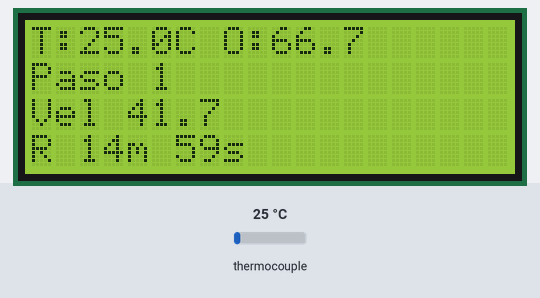
Bench run of a sketch on a simulated Arduino Uno, built with avr-gcc and run on an emulated ATmega328P. Shown: 20×4 character LCD. The inputs (shaded band) are chosen by the test bench; at power-on: thermocouple 25 °C. What the sketch prints to the serial monitor is not drawn.

Above: at 1.6 s.
1.7 s: thermocouple set to 75 °C
At 2.9 s:
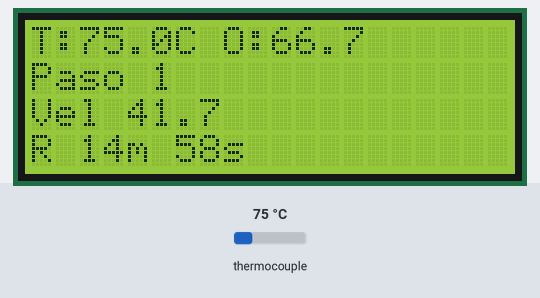
4.6 s: thermocouple set to 150 °C
At 5.6 s:
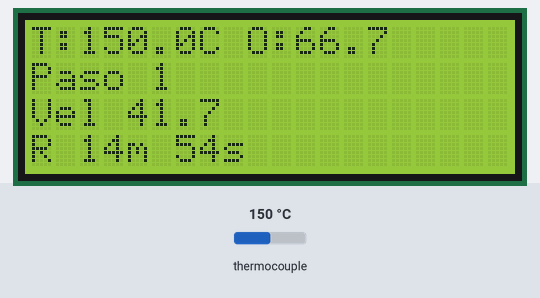
7.6 s: thermocouple set to 6 °C
At 10.5 s:
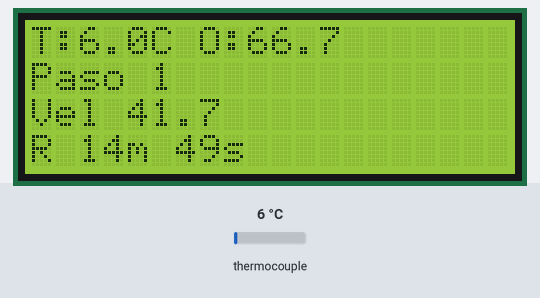
10.6 s: thermocouple set to 225 °C
At 12.1 s:
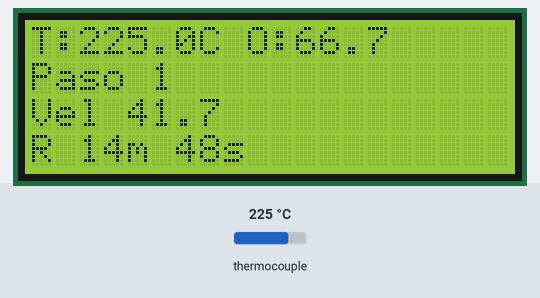
Timing chart, 0 to 13.6 s (numbered marks = the images above; inputs shaded):
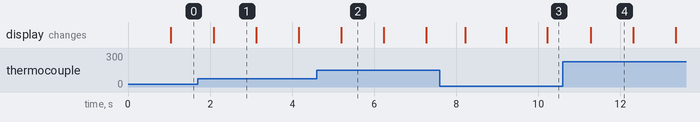

Measured:
- what the display in image 2 shows lasts 1.0 s, from 5.2 s to 6.2 s

The sketch:

control_horno_pid_perfil.ino
```cpp
/*
  ================================================================
  Control de Horno con Perfil Térmico + PID + SSR + LCD I2C
  Hardware:
    - Arduino
    - MAX31855 (termopar tipo K)
    - SSR (control resistencia calefactora)
    - LCD I2C 20x4
    - PID_v1 library

  Funcionalidades:
    - Control PID de temperatura
    - Perfil térmico por pasos (rampas y mantenimientos)
    - Protección por sobretemperatura
    - Control SSR por ventana de tiempo
    - Visualización en LCD
    - Monitor serial de depuración

  ================================================================
*/

#include <SPI.h>
#include "Adafruit_MAX31855.h"
#include <Wire.h>
#include <LiquidCrystal_I2C.h>
#include <PID_v1.h>

/* ---------------- PINES ---------------- */
const int thermoDO  = 12;
const int thermoCS  = 10;
const int thermoCLK = 13;
const int ssrPin    = 8;

/* ---------------- SENSORES Y ACTUADORES ---------------- */
Adafruit_MAX31855 thermocouple(thermoCLK, thermoCS, thermoDO);
LiquidCrystal_I2C lcd(0x27, 20, 4);

/* ---------------- PID ---------------- */
double temperaturaActual = 0;
double temperaturaObjetivo = 0;
double salidaPID = 0;

// Ajuste actual del sistema
const double Kp = 28, Ki = 0.05, Kd = 10;

PID miPID(&temperaturaActual, &salidaPID, &temperaturaObjetivo, Kp, Ki, Kd, DIRECT);

/* ---------------- PERFIL TÉRMICO ---------------- */
struct Paso {
  float objetivo;            // temperatura objetivo del paso
  unsigned long duracion;    // duración en segundos
  bool rampa;                // true = rampa, false = mantenimiento
};

/*
  Perfil principal (cilindros grandes)
*/
Paso perfil[] = {
  {150, 900,  true},
  {155, 300,  false},
  {155, 3600, false},
  {730, 9000, true},
  {740, 3600, false},
  {600, 2700, true},
  {600, 17100,false}
};

const int totalPasos = sizeof(perfil) / sizeof(Paso);

/* ---------------- CONTROL DE ESTADO ---------------- */
int pasoActual = 0;
unsigned long tiempoInicioPaso = 0;
unsigned long ultimoIntervalo = 0;
float temperaturaInicialPaso = 0;
float incrementoTemperatura = 0;

/* ---------------- TIEMPOS ---------------- */
const unsigned long intervaloControl = 60UL * 1000 * 5; // actualización rampa (ms)
const unsigned long ventanaPID = 2000;                  // ventana SSR (ms)
unsigned long tiempoInicioVentana = 0;
unsigned long ultimaActualizacionLCD = 0;

/* ================================================================
   SETUP
   ================================================================ */
void setup() {
  Serial.begin(9600);

  lcd.begin(20, 4);
  lcd.backlight();

  pinMode(ssrPin, OUTPUT);
  digitalWrite(ssrPin, LOW);

  miPID.SetOutputLimits(0, ventanaPID);
  miPID.SetMode(AUTOMATIC);

  // Inicialización de variables del primer paso
  tiempoInicioPaso = millis();
  tiempoInicioVentana = millis();

  temperaturaInicialPaso = thermocouple.readCelsius();

  if (perfil[pasoActual].rampa) {
    incrementoTemperatura =
      (perfil[pasoActual].objetivo - temperaturaInicialPaso) /
      (perfil[pasoActual].duracion * 1000.0 / intervaloControl);

    ultimoIntervalo = millis();
    temperaturaObjetivo = temperaturaInicialPaso + incrementoTemperatura;
  } else {
    temperaturaObjetivo = perfil[pasoActual].objetivo;
  }
}

/* ================================================================
   LOOP PRINCIPAL
   ================================================================ */
void loop() {

  /* ---------------- LECTURA SENSOR ---------------- */
  double lectura = thermocouple.readCelsius();

  if (isnan(lectura)) {
    Serial.println("Error: termopar desconectado");
    return;
  }

  temperaturaActual = lectura;
  unsigned long ahora = millis();

  /* ---------------- CONTROL DE RAMPA ---------------- */
  if (perfil[pasoActual].rampa &&
      ahora - ultimoIntervalo >= intervaloControl) {

    ultimoIntervalo = ahora;
    temperaturaObjetivo += incrementoTemperatura;

    // límite final del paso
    if ((incrementoTemperatura > 0 && temperaturaObjetivo > perfil[pasoActual].objetivo) ||
        (incrementoTemperatura < 0 && temperaturaObjetivo < perfil[pasoActual].objetivo)) {
      temperaturaObjetivo = perfil[pasoActual].objetivo;
    }
  }

  /* ---------------- SEGURIDAD TÉRMICA ---------------- */
  if (temperaturaActual >= temperaturaObjetivo + 1.0) {
    salidaPID = 0;
    miPID.SetMode(MANUAL);
    digitalWrite(ssrPin, LOW);

    Serial.println("Protección activada: sobretemperatura");
  } else {
    if (miPID.GetMode() == MANUAL) {
      miPID.SetMode(AUTOMATIC);
    }
    miPID.Compute();
  }

  /* ---------------- CONTROL SSR (VENTANA) ---------------- */
  if (ahora - tiempoInicioVentana > ventanaPID) {
    tiempoInicioVentana += ventanaPID;
  }

  digitalWrite(
    ssrPin,
    (ahora - tiempoInicioVentana) < salidaPID ? HIGH : LOW
  );

  /* ---------------- CAMBIO DE PASO ---------------- */
  if (ahora - tiempoInicioPaso >= perfil[pasoActual].duracion * 1000) {

    pasoActual++;

    if (pasoActual < totalPasos) {
      tiempoInicioPaso = ahora;
      temperaturaInicialPaso = temperaturaActual;
      ultimoIntervalo = ahora;

      if (perfil[pasoActual].rampa) {
        incrementoTemperatura =
          (perfil[pasoActual].objetivo - temperaturaInicialPaso) /
          (perfil[pasoActual].duracion * 1000.0 / intervaloControl);

        temperaturaObjetivo = temperaturaInicialPaso + incrementoTemperatura;
      } else {
        temperaturaObjetivo = perfil[pasoActual].objetivo;
      }

    } else {
      digitalWrite(ssrPin, LOW);
      lcd.clear();
      lcd.print("Perfil terminado");

      while (true); // stop final
    }
  }

  /* ---------------- LCD (1s) ---------------- */
  if (ahora - ultimaActualizacionLCD >= 1000) {
    ultimaActualizacionLCD = ahora;

    unsigned long tiempoRestante =
      (tiempoInicioPaso + perfil[pasoActual].duracion * 1000 - ahora) / 1000;

    unsigned long tiempoRestanteTotal = tiempoRestante;

    for (int i = pasoActual + 1; i < totalPasos; i++) {
      tiempoRestanteTotal += perfil[i].duracion;
    }

    // ajuste manual final (reposo)
    if (tiempoRestanteTotal > 14400) {
      tiempoRestanteTotal -= 14400;
    } else {
      tiempoRestanteTotal = 0;
    }

    lcd.clear();

    lcd.setCursor(0, 0);
    lcd.print("T:");
    lcd.print(temperaturaActual, 1);
    lcd.print("C O:");
    lcd.print(temperaturaObjetivo, 1);

    lcd.setCursor(0, 1);
    lcd.print("Paso ");
    lcd.print(pasoActual + 1);

    lcd.setCursor(0, 2);
    lcd.print("Vel ");
    lcd.print(incrementoTemperatura, 1);

    lcd.setCursor(0, 3);

    if (pasoActual == totalPasos - 1) {
      unsigned long t = (ahora - tiempoInicioPaso) / 1000;
      lcd.print("t ");
      lcd.print(t / 60);
      lcd.print("m ");
      lcd.print(t % 60);
      lcd.print("s");
    } else {
      lcd.print("R ");
      lcd.print(tiempoRestante / 60);
      lcd.print("m ");
      lcd.print(tiempoRestante % 60);
      lcd.print("s");
    }

    /* ---------------- DEBUG SERIAL ---------------- */
    Serial.print("Temp: ");
    Serial.print(temperaturaActual);
    Serial.print(" Obj: ");
    Serial.print(temperaturaObjetivo);
    Serial.print(" Out: ");
    Serial.println(salidaPID);
  }
}
```
